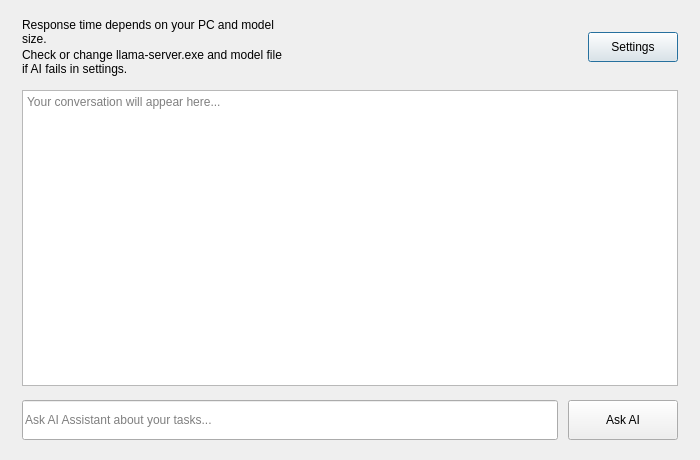
<?xml version="1.0" encoding="UTF-8"?>
<ui version="4.0">
 <class>aiDialog</class>
 <widget class="QDialog" name="aiDialog">
  <property name="geometry">
   <rect>
    <x>0</x>
    <y>0</y>
    <width>700</width>
    <height>460</height>
   </rect>
  </property>
  <property name="minimumSize">
   <size>
    <width>620</width>
    <height>420</height>
   </size>
  </property>
  <property name="windowTitle">
   <string>MYLIST Assistant</string>
  </property>
  <layout class="QVBoxLayout" name="verticalLayout_main">
   <property name="leftMargin">
    <number>22</number>
   </property>
   <property name="topMargin">
    <number>18</number>
   </property>
   <property name="rightMargin">
    <number>22</number>
   </property>
   <property name="bottomMargin">
    <number>20</number>
   </property>
   <property name="spacing">
    <number>14</number>
   </property>
   <item>
    <layout class="QHBoxLayout" name="horizontalLayout_header">
     <property name="spacing">
      <number>10</number>
     </property>
     <item>
      <layout class="QVBoxLayout" name="verticalLayout_titles">
       <property name="spacing">
        <number>2</number>
       </property>
       <item>
        <widget class="QLabel" name="label">
         <property name="text">
          <string>Response time depends on your PC and model size.</string>
         </property>
         <property name="wordWrap">
          <bool>true</bool>
         </property>
        </widget>
       </item>
       <item>
        <widget class="QLabel" name="label_2">
         <property name="text">
          <string>Check or change llama-server.exe and model file if AI fails in settings.</string>
         </property>
         <property name="wordWrap">
          <bool>true</bool>
         </property>
        </widget>
       </item>
      </layout>
     </item>
     <item>
      <spacer name="horizontalSpacer_header">
       <property name="orientation">
        <enum>Qt::Horizontal</enum>
       </property>
       <property name="sizeHint" stdset="0">
        <size>
         <width>20</width>
         <height>20</height>
        </size>
       </property>
      </spacer>
     </item>
     <item>
      <widget class="QPushButton" name="btn_settings">
       <property name="minimumSize">
        <size>
         <width>90</width>
         <height>30</height>
        </size>
       </property>
       <property name="cursor">
        <cursorShape>PointingHandCursor</cursorShape>
       </property>
       <property name="text">
        <string>Settings</string>
       </property>
      </widget>
     </item>
    </layout>
   </item>
   <item>
    <widget class="QTextEdit" name="chat_history">
     <property name="sizePolicy">
      <sizepolicy hsizetype="Expanding" vsizetype="Expanding">
       <horstretch>0</horstretch>
       <verstretch>1</verstretch>
      </sizepolicy>
     </property>
     <property name="readOnly">
      <bool>true</bool>
     </property>
     <property name="placeholderText">
      <string>Your conversation will appear here...</string>
     </property>
    </widget>
   </item>
   <item>
    <layout class="QHBoxLayout" name="horizontalLayout_input">
     <property name="spacing">
      <number>10</number>
     </property>
     <item>
      <widget class="QLineEdit" name="user_question">
       <property name="minimumSize">
        <size>
         <width>0</width>
         <height>40</height>
        </size>
       </property>
       <property name="placeholderText">
        <string>Ask AI Assistant about your tasks...</string>
       </property>
      </widget>
     </item>
     <item>
      <widget class="QPushButton" name="ai_submit">
       <property name="minimumSize">
        <size>
         <width>110</width>
         <height>40</height>
        </size>
       </property>
       <property name="cursor">
        <cursorShape>PointingHandCursor</cursorShape>
       </property>
       <property name="text">
        <string>Ask AI</string>
       </property>
      </widget>
     </item>
    </layout>
   </item>
  </layout>
 </widget>
 <resources/>
 <connections/>
</ui>
